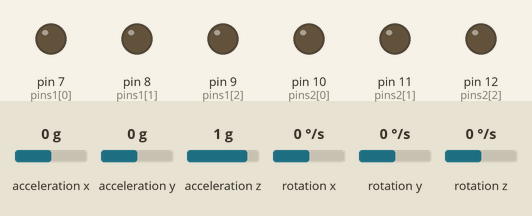
The sketch below on a simulated Arduino Uno, built for the host (arithmetic inside an expression is 32-bit, double 64-bit). Parts: output pins drawn as LEDs (lit = HIGH). Inputs (shaded band) come from the test bench; at power-on: acceleration x 0 g, acceleration y 0 g, acceleration z 1 g, rotation x 0 °/s, rotation y 0 °/s, rotation z 0 °/s. What the sketch prints to the serial monitor is not drawn.

Above: at 0.1 s.
At 5.1 s:
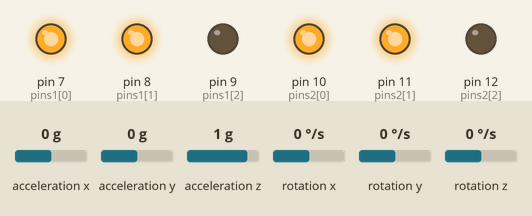
Timing chart, 0 to 6.6 s (numbered marks = the images above):
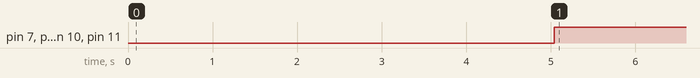

The sketch:

myGyroAccRead.ino
```cpp
#include <CurieIMU.h>
#include <MadgwickAHRS.h>
#include <SoftwareSerial.h>
Madgwick filter;
unsigned long microsPerReading, microsPrevious;
float accelScale, gyroScale;
boolean calibration_done = false;
float y_shake = 0, z_shake = 0;
float min_roll = 0, max_roll  = 0, min_pitch = 0, max_pitch = 0;
float regZeroMaxP = 10.0;
float reg1MaxP = 25.0;
float reg2MaxP = 40.0;
float regZeroMaxR = 10.0;
float reg1MaxR = 25.0;
float reg2MaxR = 40.0;
int outputStream[] = {0,0,0};
SoftwareSerial mySerial(0, 1); // RX, TX


void setup() {
  Serial.begin(9600);
  // set the data rate for the SoftwareSerial port
  pinMode(1, OUTPUT);
  while (!Serial) {
    ; // wait for serial port to connect. Needed for native USB port only
  }
  mySerial.begin(9600);
  mySerial.write("BYE");
  // start the IMU and filter
  CurieIMU.begin();
  CurieIMU.setGyroRate(25);
  CurieIMU.setAccelerometerRate(25);
  filter.begin(25);

  pinMode(12, OUTPUT);
  pinMode(11, OUTPUT);
  pinMode(10, OUTPUT);
  pinMode(9, OUTPUT);
  pinMode(8, OUTPUT);
  pinMode(7, OUTPUT);
  // Set the accelerometer range to 2G
  CurieIMU.setAccelerometerRange(2);
  // Set the gyroscope range to 250 degrees/second
  CurieIMU.setGyroRange(250);

  // initialize variables to pace updates to correct rate
  microsPerReading = 1000000 / 25;
  microsPrevious = micros();
}

void loop() {
  int aix, aiy, aiz;
  int gix, giy, giz;
  float ax, ay, az;
  float gx, gy, gz;
  float roll, pitch, heading;
  unsigned long microsNow;


  if(!calibration_done){
    microsNow = micros();
    if((microsNow - microsPrevious) <= 5000000){
      //Serial.print("Calibration, please hold steady ");
      calibrate();
    }
    else{
      calibration_done = true;
      //Serial.print("==================done with calibration. ");
      microsPrevious = micros();
    }
  }

  //post calibration activity.  This is the flight stage
  else{

    // check if it's time to read data and update the filter
    microsNow = micros();
    if (microsNow - microsPrevious >= microsPerReading) {

      // read raw data from CurieIMU
      CurieIMU.readMotionSensor(aix, aiy, aiz, gix, giy, giz);

      // convert from raw data to gravity and degrees/second units
      ax = convertRawAcceleration(aix);
      ay = convertRawAcceleration(aiy);
      az = convertRawAcceleration(aiz);
      gx = convertRawGyro(gix);
      gy = convertRawGyro(giy);
      gz = convertRawGyro(giz);

      // update the filter, which computes orientation
      filter.updateIMU(gx, gy, gz, ax, ay, az);

      // print the heading, pitch and roll
      roll = filter.getRoll();
      pitch = filter.getPitch();
      heading = filter.getYaw();

      printRegion(roll,pitch);
//      mySerial.write("BYE");
//      Serial.write("mySerial available");


//      Serial.println("WRITING");

//      mySerial.write(outputStream[2]);
//      mySerial.write(outputStream[1]);

//============ convert int to binary array
const byte numPins = 3;

byte pins1[] = {7,8,9};
byte pins2[] = {10,11,12};
byte num1 = outputStream[1]+3;
byte num2 = outputStream[2]+3;
  for (byte i=0; i<numPins; i++) {
    byte state = bitRead(num1, i);
    digitalWrite(pins1[i], state);
    Serial.print(state);

  }
  Serial.println();
  for (byte i=0; i<numPins; i++) {
    byte state = bitRead(num2, i);
    digitalWrite(pins2[i], state);
    Serial.print(state);

  }
  Serial.println();
  Serial.println(num1);
  Serial.println(num2);

//================


      Serial.print("Orientation: ");
      Serial.print(heading);
      Serial.print(" ");
      Serial.print(pitch);
      Serial.print(" ");
      Serial.println(roll);

      // increment previous time, so we keep proper pace
      microsPrevious = microsPrevious + microsPerReading;
    }
  }

}

void printRegion(float roll, float pitch){


  //pitch region 0
  if(pitch < regZeroMaxP && pitch > -1.0*regZeroMaxP){
    //Serial.println("Pitch 0");
    outputStream[2] = 0;
  }else if(pitch > regZeroMaxP && pitch < reg1MaxP){
    //Serial.println("Pitch 1");
    outputStream[2] = 1;
    regZeroMaxP = 7.0;
    reg1MaxP = 28;
    reg2MaxP = 40;
  }else if(pitch > reg1MaxP && pitch < reg2MaxP){
    //Serial.println("Pitch 2");
    outputStream[2] = 2;
    regZeroMaxP = 10;
    reg1MaxP = 22;
    reg2MaxP = 43;
  }else if(pitch > reg2MaxP){
//    Serial.println("Pitch 3");
    outputStream[2] = 3;
    regZeroMaxP = 10;
    reg1MaxP = 25;
    reg2MaxP = 37;
  }else if(pitch < -1.0*regZeroMaxP && pitch > -1.0*reg1MaxP){
//    Serial.println("Pitch -1");
    outputStream[2] = -1;
    regZeroMaxP = 7;
    reg1MaxP = 28;
    reg2MaxP = 40;
  }else if(pitch < -1.0*reg1MaxP && pitch > -1.0*reg2MaxP){
//    Serial.println("Pitch -2");
    outputStream[2] = -2;
    regZeroMaxP = 10;
    reg1MaxP = 22;
    reg2MaxP = 43;
  }else if(pitch < -1.0*reg2MaxP ){
//    Serial.println("Pitch -3");
    outputStream[2] = -3;
    regZeroMaxP = 10;
    reg1MaxP = 25;
    reg2MaxP = 37;
  }

  if(roll < regZeroMaxR && roll > -1.0*regZeroMaxR){
//    Serial.println("Roll 0");
    outputStream[1] = 0;
  }else if(roll > regZeroMaxR && roll < reg1MaxR){
//    Serial.println("Roll 1");
    outputStream[1] = 1;
    regZeroMaxR = 7;
    reg1MaxR = 28;
    reg2MaxR = 40;
  }else if(roll > reg1MaxR && roll < reg2MaxR){
//    Serial.println("Roll 2");
    outputStream[1] = 2;
    regZeroMaxR = 10;
    reg1MaxR = 22;
    reg2MaxR = 43;
  }else if(roll > reg2MaxR){
//    Serial.println("Roll 3");
    outputStream[1] = 3;
    regZeroMaxR = 10;
    reg1MaxR = 25;
    reg2MaxR = 37;
  }else if(roll < -1.0*regZeroMaxR && roll > -1.0*reg1MaxR){
//    Serial.println("Roll -1");
    outputStream[1] = -1;
    regZeroMaxR = 7;
    reg1MaxR = 28;
    reg2MaxR = 40;
  }else if(roll < -1.0*reg1MaxR && roll > -1.0*reg2MaxR){
//    Serial.println("Roll -2");
    outputStream[1] = -2;
    regZeroMaxP = 10;
    reg1MaxP = 22;
    reg2MaxP = 43;
  }else if(roll < -1.0*reg2MaxR){
//    Serial.println("Roll -3");
    outputStream[1] = -3;
    regZeroMaxR = 10;
    reg1MaxR = 25;
    reg2MaxR = 37;
  }
//  Serial.print(outputStream[0]);
//  Serial.print(" ");
//  Serial.print(outputStream[1]);
//  Serial.print(" ");
//  Serial.print(outputStream[2]);
//  Serial.println(" ");
}

void calibrate(){
  int aix, aiy, aiz;
  int gix, giy, giz;
  float ax, ay, az;
  float gx, gy, gz;
  float roll, pitch, heading;
  unsigned long microsNow;
  microsNow = micros();
  if (microsNow - microsPrevious >= microsPerReading) {

    // read raw data from CurieIMU
    CurieIMU.readMotionSensor(aix, aiy, aiz, gix, giy, giz);

    // convert from raw data to gravity and degrees/second units
    ax = convertRawAcceleration(aix);
    ay = convertRawAcceleration(aiy);
    az = convertRawAcceleration(aiz);
    gx = convertRawGyro(gix);
    gy = convertRawGyro(giy);
    gz = convertRawGyro(giz);

    // update the filter, which computes orientation
    filter.updateIMU(gx, gy, gz, ax, ay, az);

    // print the heading, pitch and roll
    roll = filter.getRoll();
    pitch = filter.getPitch();
    heading = filter.getYaw();

    if(pitch > max_pitch){
      max_pitch = pitch;
    }
    if(roll > max_roll){
      max_roll = roll;
    }
    y_shake = max_roll;
    z_shake = max_pitch;
    if(y_shake > 5){
      y_shake = 5;
    }
    if(z_shake > 5){
      z_shake = 5;
    }
//    Serial.print(" ");
//    Serial.print(z_shake);
//    Serial.print(" ");
//    Serial.println(y_shake);
  }
}

float convertRawAcceleration(int aRaw) {
  // since we are using 2G range
  // -2g maps to a raw value of -32768
  // +2g maps to a raw value of 32767

  float a = (aRaw * 2.0) / 32768.0;
  return a;
}

float convertRawGyro(int gRaw) {
  // since we are using 250 degrees/seconds range
  // -250 maps to a raw value of -32768
  // +250 maps to a raw value of 32767

  float g = (gRaw * 250.0) / 32768.0;
  return g;
}
```

Measured:
- by itself, pin 7 (pins1[0]), pin 8 (pins1[1]), pin 10 (pins2[0]), pin 11 (pins2[1]): LOW → HIGH at 5.0 s
